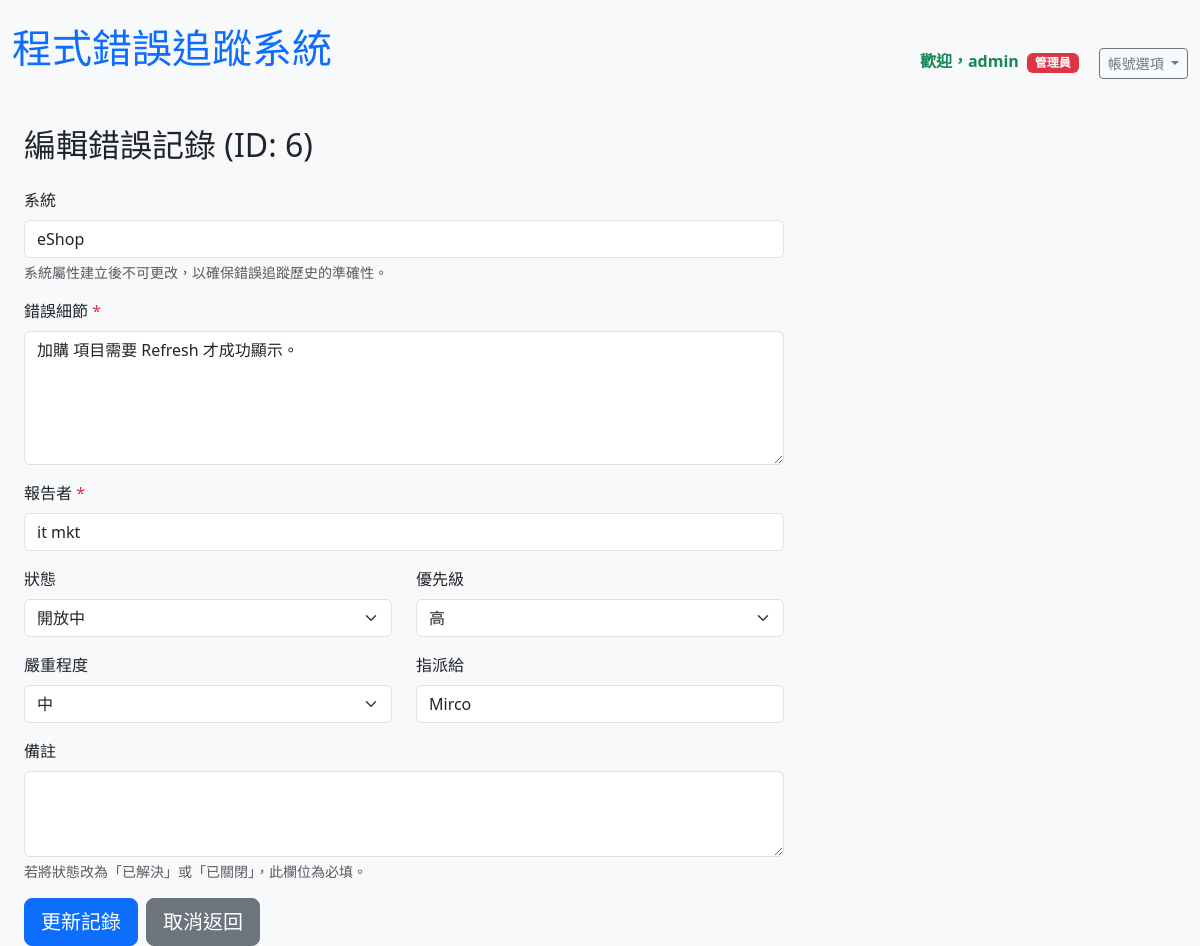
The page /edit/6 (signed in) on the database its author committed.
### tables this page shows
CREATE TABLE users (
    id INTEGER PRIMARY KEY AUTOINCREMENT,
    username TEXT UNIQUE NOT NULL,
    password_hash TEXT NOT NULL,
    is_admin BOOLEAN DEFAULT 0
);

CREATE TABLE bugs (
    id INTEGER PRIMARY KEY AUTOINCREMENT,
    report_date DATETIME DEFAULT CURRENT_TIMESTAMP,  -- 報告時間，自動填入目前時間
    system TEXT NOT NULL,                            -- 系統或模組名稱
    bug_details TEXT NOT NULL,                       -- 錯誤詳細描述
    reported_by TEXT NOT NULL,                       -- 報告者
    status TEXT DEFAULT '開放中',                     -- 狀態：開放中、處理中、已解決、已關閉
    priority TEXT DEFAULT '中',                      -- 優先級：低、中、高
    severity TEXT DEFAULT '中',                      -- 嚴重程度：輕微、中、重大、嚴重
    assigned_to TEXT,                                -- 指派給誰（可為空）
    resolution_date DATETIME,                        -- 解決時間
    notes TEXT                                       -- 備註或更新記錄
, reported_by_user_id INTEGER REFERENCES users(id));

### app.py (the view, shortened to what this page needs)
@app.route('/edit/<int:id>', methods=['GET', 'POST'])
def edit_bug(id):
    user = get_current_user()
    if not user:
        flash('請先登入才能編輯記錄！', 'error')
        return redirect(url_for('login'))
    conn = get_db_connection()
    bug = conn.execute('SELECT * FROM bugs WHERE id = ?', (id,)).fetchone()
    conn.close()
    if bug is None:
        flash('找不到該錯誤記錄！')
        return redirect(url_for('index'))
    if bug['status'] in ['已解決', '已關閉']:
        flash(f'此錯誤記錄已「{bug["status"]}」，無法再進行編輯！', 'error')
        return redirect(url_for('index'))
    if not can_edit_or_delete(bug, user):
        flash('您沒有權限編輯此記錄！', 'error')
        return redirect(url_for('index'))
    return render_template('edit.html', bug=bug, user=user)

### app.py (called while the page is built)
def get_db_connection():
    conn = sqlite3.connect('bug_tracker.db')
    conn.row_factory = sqlite3.Row
    return conn

def get_current_user():
    if 'user_id' not in session:
        return None
    conn = get_db_connection()
    user = conn.execute('SELECT * FROM users WHERE id = ?', (session['user_id'],)).fetchone()
    conn.close()
    return user

def is_admin(user):
    return user['is_admin'] == 1 if user else False

def can_edit_or_delete(bug, user):
    if not user:
        return False
    if is_admin(user):
        return True
    return bug['reported_by_user_id'] == user['id']

### templates/edit.html (shortened to what this page needs)
{% extends "base.html" %}
{% block content %}
<div class="container mt-4">
    <h2 class="mb-4">編輯錯誤記錄 (ID: {{ bug['id'] }})</h2>
    <form method="POST">
        <div class="row">
            <div class="col-md-8">
                <div class="mb-3">
                    <label class="form-label">系統</label>
                    <input type="text" class="form-control" value="{{ bug['system'] }}" readonly>
                    <div class="form-text text-muted">
                        系統屬性建立後不可更改，以確保錯誤追蹤歷史的準確性。
                    </div>
                </div>
                <div class="mb-3">
                    <label for="bug_details" class="form-label">錯誤細節 <span class="text-danger">*</span></label>
                    <textarea class="form-control" id="bug_details" name="bug_details" rows="5" required>{{ bug['bug_details'] }}</textarea>
                </div>
                <div class="mb-3">
                    <label for="reported_by" class="form-label">報告者 <span class="text-danger">*</span></label>
                    <input type="text" class="form-control" id="reported_by" name="reported_by" value="{{ bug['reported_by'] }}" required>
                </div>
                <div class="row">
                    <div class="col-md-6">
                        <div class="mb-3">
                            <label for="status" class="form-label">狀態</label>
                            <select class="form-select" id="status" name="status">
                                <option value="開放中" {% if bug['status'] == '開放中' %}selected{% endif %}>開放中</option>
                            </select>
                        </div>
                    </div>
                    <div class="col-md-6">
                        <div class="mb-3">
                            <label for="priority" class="form-label">優先級</label>
                            <select class="form-select" id="priority" name="priority">
                                <option value="高" {% if bug['priority'] == '高' %}selected{% endif %}>高</option>
                            </select>
                        </div>
                    </div>
                </div>
                <div class="row">
                    <div class="col-md-6">
                        <div class="mb-3">
                            <label for="severity" class="form-label">嚴重程度</label>
                            <select class="form-select" id="severity" name="severity">
                                <option value="中" {% if bug['severity'] == '中' %}selected{% endif %}>中</option>
                            </select>
                        </div>
                    </div>
                    <div class="col-md-6">
                        <div class="mb-3">
                            <label for="assigned_to" class="form-label">指派給</label>
                            <input type="text" class="form-control" id="assigned_to" name="assigned_to" value="{{ bug['assigned_to'] or '' }}">
                        </div>
                    </div>
                </div>
                <div class="mb-3">
                    <label for="notes" class="form-label">備註</label>
                    <textarea class="form-control" id="notes" name="notes" rows="3">{{ bug['notes'] or '' }}</textarea>
                    <div class="form-text">若將狀態改為「已解決」或「已關閉」，此欄位為必填。</div>
                </div>
                <div class="d-flex gap-2">
                    <button type="submit" class="btn btn-primary btn-lg">更新記錄</button>
                    <a href="{{ url_for('index') }}" class="btn btn-secondary btn-lg">取消返回</a>
                </div>
            </div>
        </div>
    </form>
</div>
{% endblock %}

### templates/base.html (shortened to what this page needs)
<!DOCTYPE html>
<html lang="zh-TW">
<head>
    <link href="https://cdn.jsdelivr.net/npm/bootstrap@5.3.3/dist/css/bootstrap.min.css" rel="stylesheet">
</head>
<body>
    <div class="container mt-4">
        <div class="d-flex justify-content-between align-items-center mb-4">
            <h1>程式錯誤追蹤系統</h1>
            <div>
                {% if user %}
                    <span class="me-3 text-success fw-bold">
                        歡迎，{{ user['username'] }}
                        {% if user['is_admin'] %}<span class="badge bg-danger ms-1">管理員</span>{% endif %}
                    </span>
                    <div class="btn-group" role="group">
                        <button type="button" class="btn btn-outline-secondary btn-sm dropdown-toggle" data-bs-toggle="dropdown" aria-expanded="false">
                            帳號選項
                        </button>
                    </div>
                {% else %}
                    <a href="{{ url_for('login') }}" class="btn btn-outline-primary btn-sm">登入</a>
                {% endif %}
            </div>
        </div>
        {% block content %}{% endblock %}
    </div>
</body>
</html>

### templates/base.html (style rules this page uses)
body { background-color: #f8f9fa; }
.container { max-width: 1200px; }
h1 { margin-bottom: 30px; color: #0d6efd; }

### rows shown on the page
users: username "admin"
bugs: id "6", system "eShop", bug_details "加購 項目需要 Refresh 才成功顯示。", reported_by "it mkt", status "開放中", priority "高", severity "中", assigned_to "Mirco"
